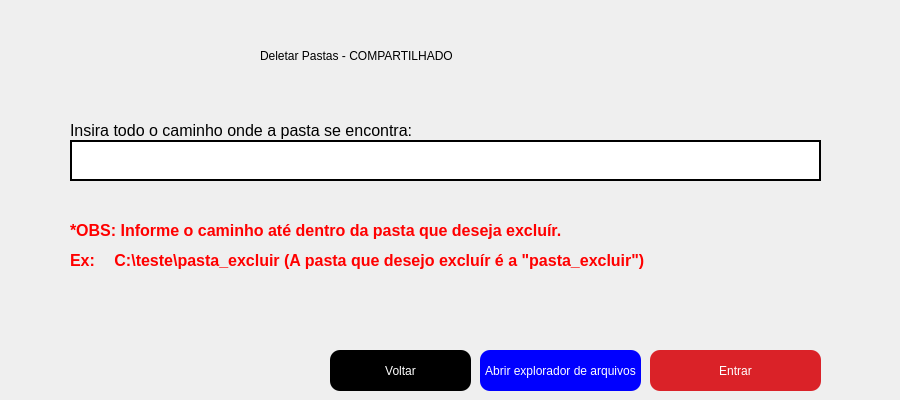
<?xml version="1.0" encoding="UTF-8"?>
<ui version="4.0">
 <class>Form</class>
 <widget class="QWidget" name="Form">
  <property name="geometry">
   <rect>
    <x>0</x>
    <y>0</y>
    <width>900</width>
    <height>400</height>
   </rect>
  </property>
  <property name="minimumSize">
   <size>
    <width>900</width>
    <height>400</height>
   </size>
  </property>
  <property name="maximumSize">
   <size>
    <width>900</width>
    <height>400</height>
   </size>
  </property>
  <property name="windowTitle">
   <string>Form</string>
  </property>
  <widget class="QPushButton" name="btn_voltar">
   <property name="geometry">
    <rect>
     <x>330</x>
     <y>350</y>
     <width>141</width>
     <height>41</height>
    </rect>
   </property>
   <property name="styleSheet">
    <string notr="true">background-color: black;
color: white;
border-radius: 10px;</string>
   </property>
   <property name="text">
    <string>Voltar</string>
   </property>
   <property name="autoDefault">
    <bool>true</bool>
   </property>
   <property name="default">
    <bool>true</bool>
   </property>
  </widget>
  <widget class="QPushButton" name="btn_entrar">
   <property name="geometry">
    <rect>
     <x>650</x>
     <y>350</y>
     <width>171</width>
     <height>41</height>
    </rect>
   </property>
   <property name="styleSheet">
    <string notr="true">background-color: #DA2228;
color: white;
border-radius: 10px;</string>
   </property>
   <property name="text">
    <string>Entrar</string>
   </property>
   <property name="autoDefault">
    <bool>true</bool>
   </property>
   <property name="default">
    <bool>true</bool>
   </property>
  </widget>
  <widget class="QLabel" name="lbl_caminho_entrada">
   <property name="geometry">
    <rect>
     <x>70</x>
     <y>120</y>
     <width>441</width>
     <height>21</height>
    </rect>
   </property>
   <property name="font">
    <font>
     <pointsize>12</pointsize>
    </font>
   </property>
   <property name="text">
    <string>Insira todo o caminho onde a pasta se encontra: </string>
   </property>
  </widget>
  <widget class="QLabel" name="lbl_barra_2">
   <property name="geometry">
    <rect>
     <x>880</x>
     <y>-40</y>
     <width>20</width>
     <height>451</height>
    </rect>
   </property>
   <property name="styleSheet">
    <string notr="true"/>
   </property>
   <property name="text">
    <string/>
   </property>
   <property name="pixmap">
    <pixmap>../imagens/faixa.png</pixmap>
   </property>
   <property name="scaledContents">
    <bool>true</bool>
   </property>
   <property name="wordWrap">
    <bool>false</bool>
   </property>
  </widget>
  <widget class="QLabel" name="lbl_logo">
   <property name="geometry">
    <rect>
     <x>70</x>
     <y>360</y>
     <width>121</width>
     <height>31</height>
    </rect>
   </property>
   <property name="text">
    <string/>
   </property>
   <property name="pixmap">
    <pixmap>../imagens/logo.png</pixmap>
   </property>
   <property name="scaledContents">
    <bool>true</bool>
   </property>
  </widget>
  <widget class="QLineEdit" name="txt_entrada_del_pasta">
   <property name="geometry">
    <rect>
     <x>70</x>
     <y>140</y>
     <width>751</width>
     <height>41</height>
    </rect>
   </property>
   <property name="font">
    <font>
     <pointsize>20</pointsize>
    </font>
   </property>
   <property name="styleSheet">
    <string notr="true">background-color: white;
border: 2px solid black;
</string>
   </property>
   <property name="text">
    <string/>
   </property>
  </widget>
  <widget class="QLabel" name="lbl_titulo">
   <property name="geometry">
    <rect>
     <x>260</x>
     <y>40</y>
     <width>331</width>
     <height>31</height>
    </rect>
   </property>
   <property name="styleSheet">
    <string notr="true">font: 15pt &quot;MS Shell Dlg 2&quot;;</string>
   </property>
   <property name="text">
    <string>Deletar Pastas - COMPARTILHADO</string>
   </property>
  </widget>
  <widget class="QLabel" name="lbl_barra">
   <property name="geometry">
    <rect>
     <x>0</x>
     <y>-40</y>
     <width>20</width>
     <height>451</height>
    </rect>
   </property>
   <property name="styleSheet">
    <string notr="true"/>
   </property>
   <property name="text">
    <string/>
   </property>
   <property name="pixmap">
    <pixmap>../imagens/faixa.png</pixmap>
   </property>
   <property name="scaledContents">
    <bool>true</bool>
   </property>
   <property name="wordWrap">
    <bool>false</bool>
   </property>
  </widget>
  <widget class="QPushButton" name="btn_explorador_arquivo">
   <property name="geometry">
    <rect>
     <x>480</x>
     <y>350</y>
     <width>161</width>
     <height>41</height>
    </rect>
   </property>
   <property name="styleSheet">
    <string notr="true">background-color: blue;
color: white;
border-radius: 10px;</string>
   </property>
   <property name="text">
    <string>Abrir explorador de arquivos</string>
   </property>
   <property name="autoDefault">
    <bool>true</bool>
   </property>
   <property name="default">
    <bool>true</bool>
   </property>
  </widget>
  <widget class="QLabel" name="lbl_obs">
   <property name="geometry">
    <rect>
     <x>70</x>
     <y>220</y>
     <width>721</width>
     <height>21</height>
    </rect>
   </property>
   <property name="font">
    <font>
     <pointsize>12</pointsize>
     <weight>75</weight>
     <bold>true</bold>
    </font>
   </property>
   <property name="styleSheet">
    <string notr="true">color: rgb(255, 0, 0);
</string>
   </property>
   <property name="text">
    <string>*OBS: Informe o caminho até dentro da pasta que deseja excluír. </string>
   </property>
  </widget>
  <widget class="QLabel" name="lbl_obs_2">
   <property name="geometry">
    <rect>
     <x>70</x>
     <y>250</y>
     <width>41</width>
     <height>21</height>
    </rect>
   </property>
   <property name="font">
    <font>
     <pointsize>12</pointsize>
     <weight>75</weight>
     <bold>true</bold>
    </font>
   </property>
   <property name="styleSheet">
    <string notr="true">color: rgb(255, 0, 0);
</string>
   </property>
   <property name="text">
    <string>Ex:</string>
   </property>
  </widget>
  <widget class="QLabel" name="lbl_obs_3">
   <property name="geometry">
    <rect>
     <x>110</x>
     <y>250</y>
     <width>591</width>
     <height>21</height>
    </rect>
   </property>
   <property name="font">
    <font>
     <pointsize>12</pointsize>
     <weight>75</weight>
     <bold>true</bold>
    </font>
   </property>
   <property name="styleSheet">
    <string notr="true">color: rgb(255, 0, 0);
</string>
   </property>
   <property name="text">
    <string> C:\teste\pasta_excluir (A pasta que desejo excluír é a &quot;pasta_excluir&quot;)</string>
   </property>
  </widget>
 </widget>
 <tabstops>
  <tabstop>txt_entrada_del_pasta</tabstop>
  <tabstop>btn_entrar</tabstop>
  <tabstop>btn_explorador_arquivo</tabstop>
  <tabstop>btn_voltar</tabstop>
 </tabstops>
 <resources/>
 <connections/>
</ui>
